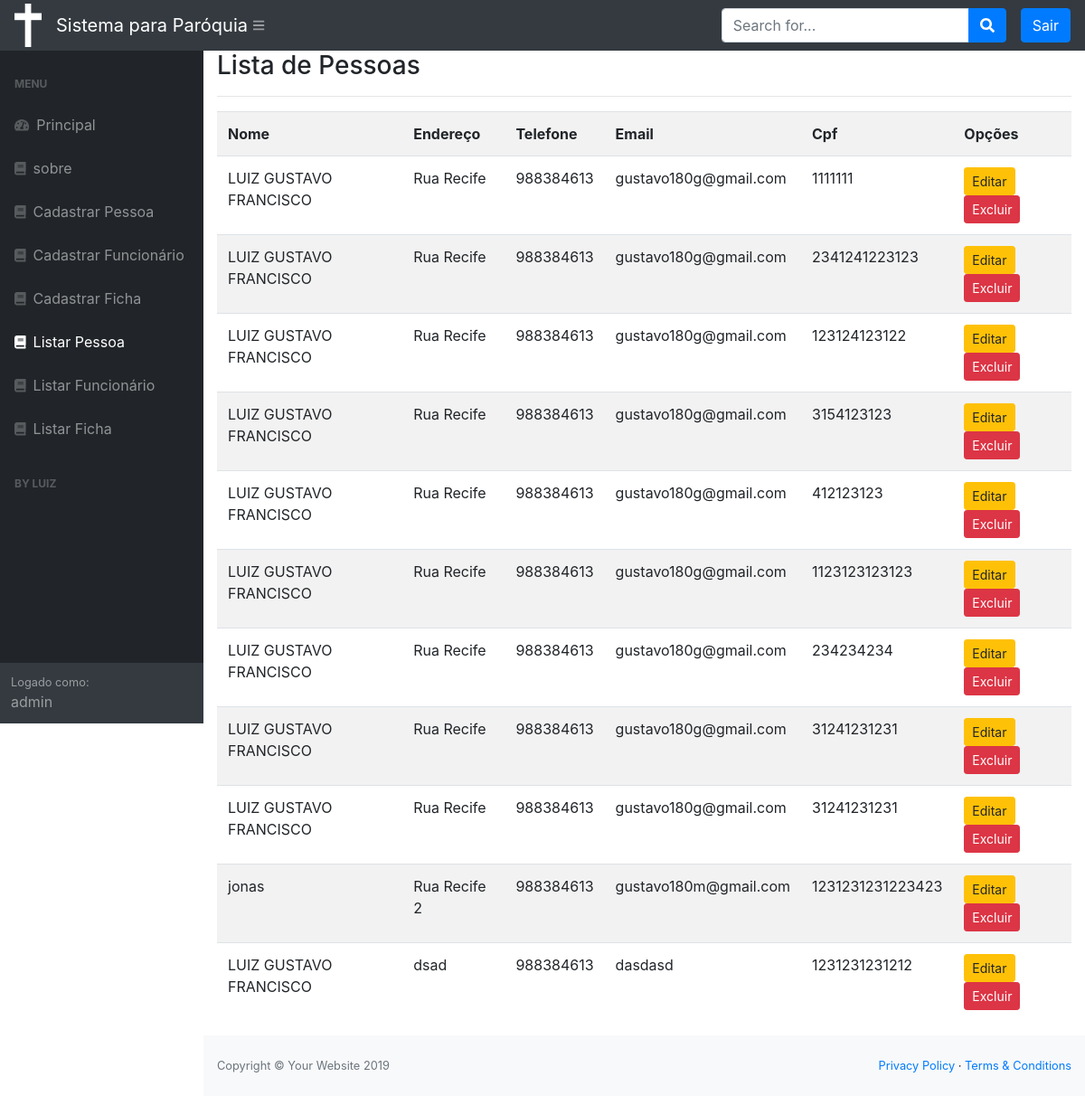
Before: /listar/pessoa/ (signed in) with the older database file.
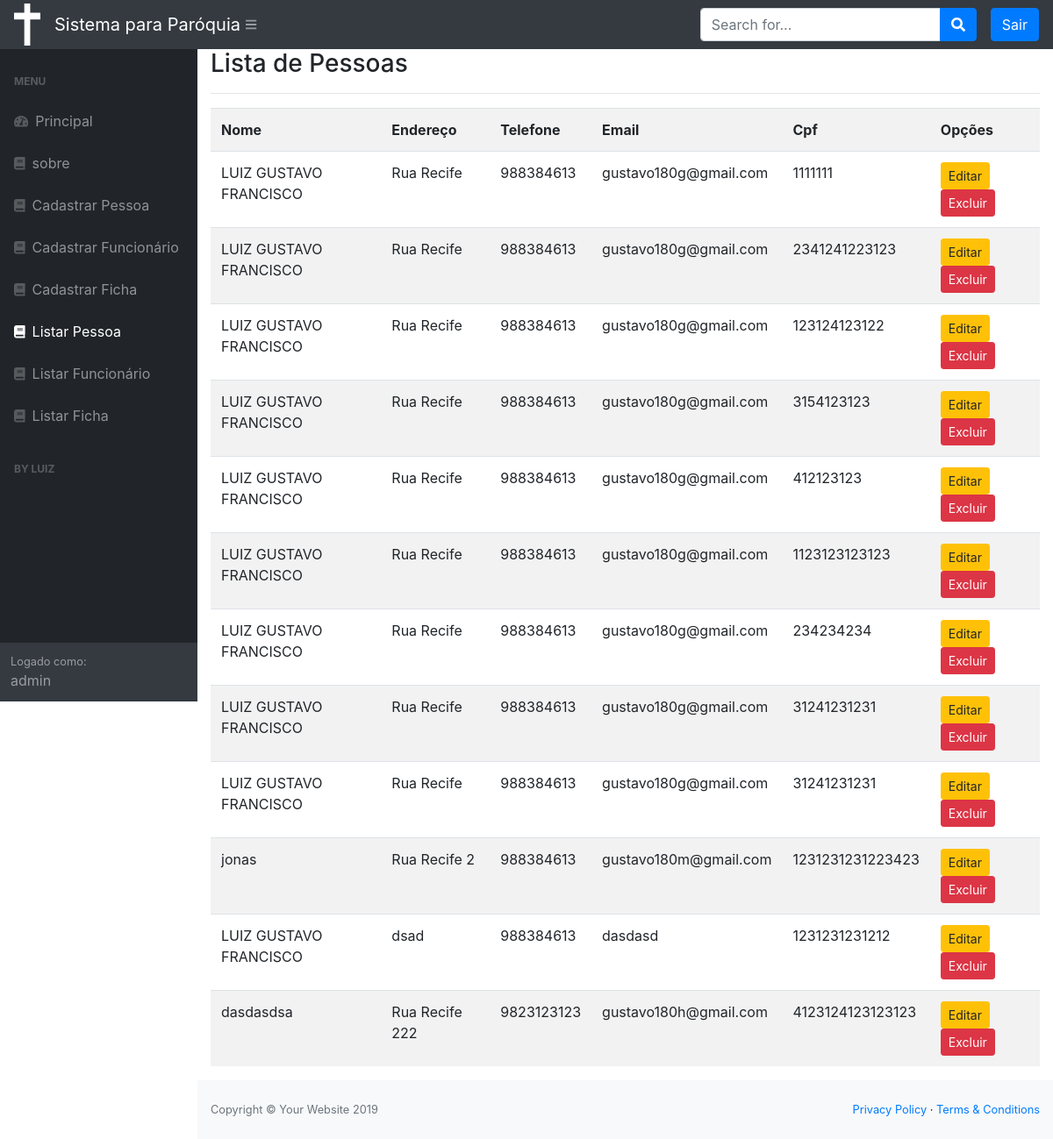
After: the same page with the newer database file.
### cadastros/models.py (models this page shows, shortened)
class Pessoa(models.Model):
    nome = models.CharField(max_length=50)
    endereco = models.CharField(max_length=50, verbose_name="Endereço", unique=True)
    telefone = models.IntegerField()
    email = models.CharField(max_length=50, unique=True)
    cpf = models.IntegerField(unique=True)

### cadastros/views.py (the view)
# urls.py: path('listar/pessoa/', PessoaList.as_view(), name="listar-pessoa"),
class PessoaList(LoginRequiredMixin, ListView):
    login_url = reverse_lazy('login')
    model = Pessoa
    template_name = 'cadastros/listas/pessoa.html'

### cadastros/templates/cadastros/listas/pessoa.html
{% extends 'paginas/modelo.html' %}
{% load static %}
{% block conteudo %}
    <h3>Lista de Pessoas </h3>
<hr>
<div class="table-responsive">
    <table class="table table-striped">
        <tr>
            <th>Nome</th>
            <th>Endereço</th>
            <th>Telefone</th>
            <th>Email</th>
            <th>Cpf</th>
            <th>Opções</th>
        </tr>
        {% for pessoa in object_list %}
        <tr>
            <td>{{ pessoa.nome }}</td>
            <td> {{ pessoa.endereco }} </td>
            <td> {{ pessoa.telefone }} </td>
            <td> {{ pessoa.email }} </td>
            <td> {{ pessoa.cpf }} </td>
            <td>
                <a href="{% url 'editar-pessoa' pessoa.pk %}" class="btn btn-warning btn-sm">Editar</a>
                <a href="{% url 'excluir-pessoa' pessoa.pk %}" class="btn btn-danger btn-sm">Excluir</a>
             </td>
        </tr>
        {% empty %}
        <tr>
            <td colspan="3">Nenhuma pessoa registrada!</td>
        </tr>
        {% endfor %}
    </table>
</div>
{% endblock %}

Changed rows visible on the page:
added Pessoa: nome "dasdasdsa", endereco "Rua Recife 222", telefone "9823123123", email "gustavo180h@gmail.com", cpf "4123124123123123"
